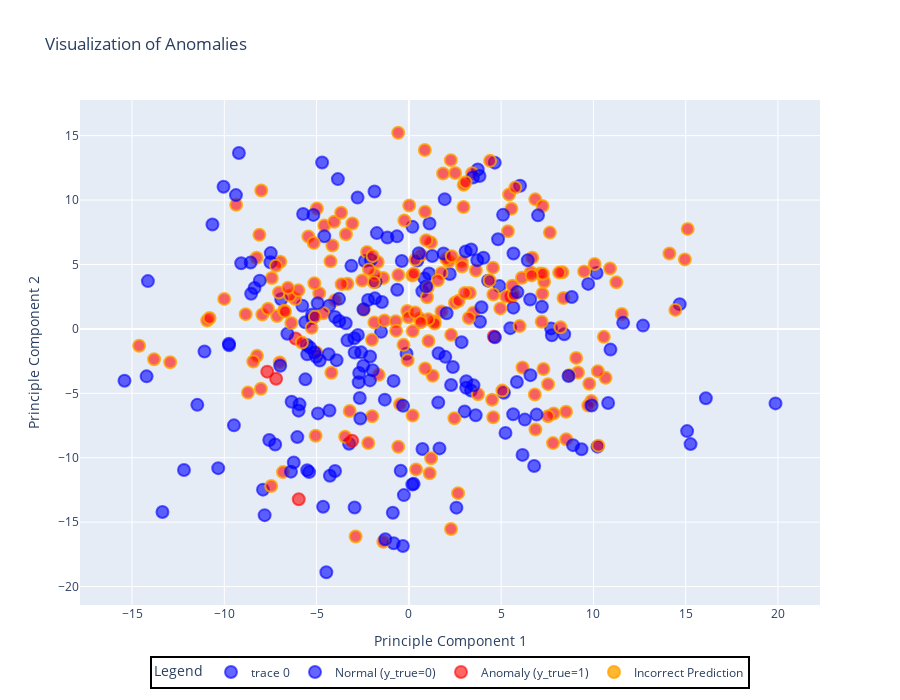

Here is the notebook cell this chart was saved with:
### Code cell
visualizer = DataVisualization(data=X_test_windows.sum(axis=1), plot_technique='plot_anomaly', dim_reduction_technique='PCA', y_true=y_true, y_pred=y_pred,subset_size_percent=0.2)
visualizer.fit()
visualizer.show()

### Figure 1 — Plotly figure (JSON) as saved in the notebook; plotly's stock layout.template omitted (floating-point values rounded to 4 significant figures; data arrays with more than 128 entries replaced by an {"elided": "..."} marker saying what was removed)
{"data": [{"hoverinfo": "text", "marker": {"color": {"elided": "395 str values"}, "line": {"color": {"elided": "395 str values"}, "width": 2}, "size": 12}, "mode": "markers", "text": {"elided": "395 str values"}, "type": "scatter", "x": {"elided": "395 float values"}, "y": {"elided": "395 float values"}}, {"marker": {"color": "rgba(0, 0, 255, 0.6)", "line": {"color": "rgba(0, 0, 255, 0.6)", "width": 2}, "size": 12}, "mode": "markers", "name": "Normal (y_true=0)", "showlegend": true, "type": "scatter", "x": [null], "y": [null]}, {"marker": {"color": "rgba(255, 0, 0, 0.6)", "line": {"color": "rgba(255, 0, 0, 0.6)", "width": 2}, "size": 12}, "mode": "markers", "name": "Anomaly (y_true=1)", "showlegend": true, "type": "scatter", "x": [null], "y": [null]}, {"marker": {"color": "rgba(255, 165, 0, 0.8)", "line": {"color": "rgba(255, 165, 0, 0.8)", "width": 2}, "size": 12}, "mode": "markers", "name": "Incorrect Prediction", "showlegend": true, "type": "scatter", "x": [null], "y": [null]}], "layout": {"height": 700, "legend": {"bordercolor": "Black", "borderwidth": 2, "font": {"size": 12}, "itemsizing": "constant", "orientation": "h", "title": {"text": "Legend"}, "x": 0.5, "xanchor": "center"}, "showlegend": true, "title": {"text": "Visualization of Anomalies"}, "width": 900, "xaxis": {"title": {"text": "Principle Component 1"}}, "yaxis": {"title": {"text": "Principle Component 2"}}}}
